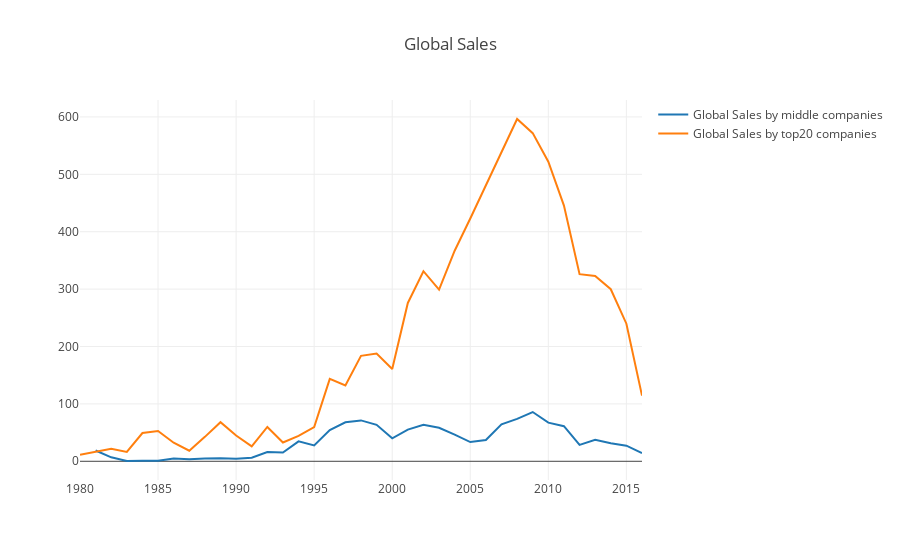

Notebook code for this chart:
### Code cell
trace1 = go.Scatter(
    x=df_middle_time.index,
    y=df_middle_time.Global_Sales,
    name='Global Sales by middle companies'
)

trace2 = go.Scatter(
    x=df_top_time.index,
    y=df_top_time.Global_Sales,
    name='Global Sales by top20 companies'
)

layout = {'title': 'Global Sales'}
data = [trace1, trace2]

fig = go.Figure(data=data, layout=layout)
iplot(fig, show_link=False)

### Figure 1 — Plotly figure (JSON) as saved in the notebook; plotly's stock layout.template omitted (floating-point values rounded to 4 significant figures)
{"data": [{"name": "Global Sales by middle companies", "type": "scatter", "uid": "68c43d9e-3535-44ab-9f4a-9fa56ae160f4", "x": [2016, 2015, 2014, 2013, 2012, 2011, 2010, 2009, 2008, 2007, 2006, 2005, 2004, 2003, 2002, 2001, 2000, 1999, 1998, 1997, 1996, 1995, 1994, 1993, 1992, 1991, 1990, 1989, 1988, 1987, 1986, 1985, 1984, 1983, 1982, 1981], "y": [14.47, 27.16, 31.28, 37.55, 28.66, 61.17, 67.25, 85.81, 73.8, 64.25, 36.95, 33.48, 46.5, 58.44, 63.6, 55.15, 40.03, 63.52, 71.22, 67.91, 54.29, 27.58, 34.66, 15.35, 16.27, 6.1, 4.52, 5.27, 4.66, 3.4, 4.66, 1.03, 1.1, 0.5, 6.95, 18.82]}, {"name": "Global Sales by top20 companies", "type": "scatter", "uid": "2078055b-3f2d-40cc-8cb0-d705e3ca5346", "x": [2016, 2015, 2014, 2013, 2012, 2011, 2010, 2009, 2008, 2007, 2006, 2005, 2004, 2003, 2002, 2001, 2000, 1999, 1998, 1997, 1996, 1995, 1994, 1993, 1992, 1991, 1990, 1989, 1988, 1987, 1986, 1985, 1984, 1983, 1982, 1981, 1980], "y": [114.4, 239.7, 299.8, 323.0, 326.1, 445.5, 521.9, 571.8, 596.4, 537.9, 480.1, 423.0, 366.8, 299.2, 331.2, 275.9, 160.9, 187.6, 183.8, 132.1, 143.5, 59.61, 44.22, 32.66, 59.85, 26.13, 44.87, 68.12, 42.56, 18.34, 32.41, 52.89, 49.26, 16.29, 21.69, 16.95, 11.38]}], "layout": {"title": "Global Sales"}}
